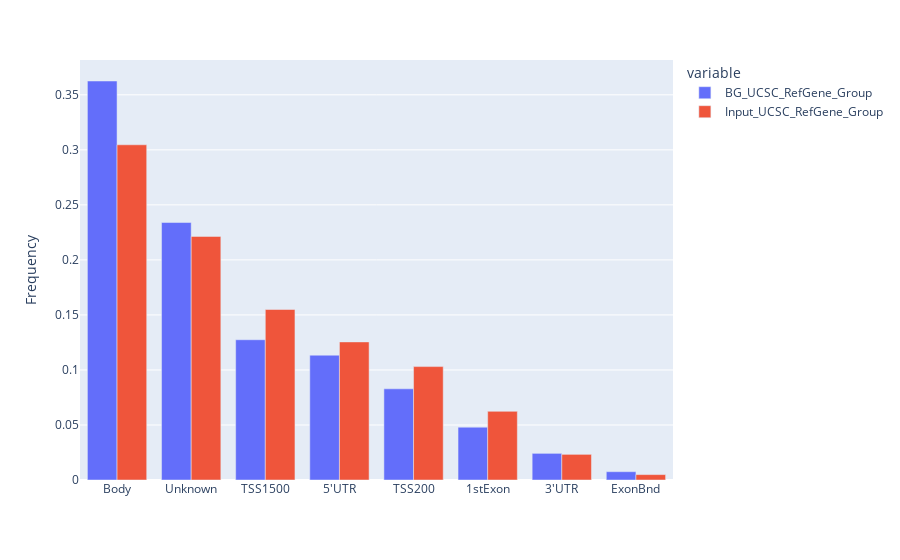
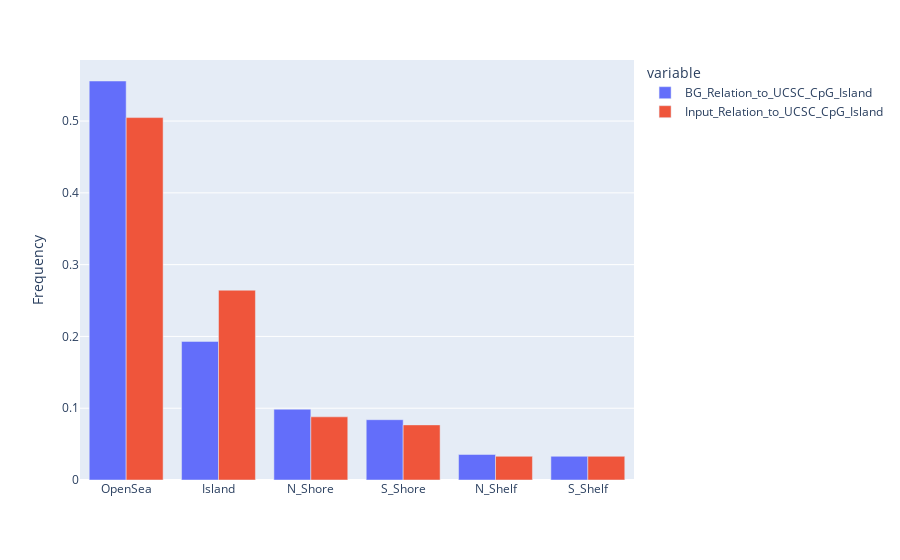
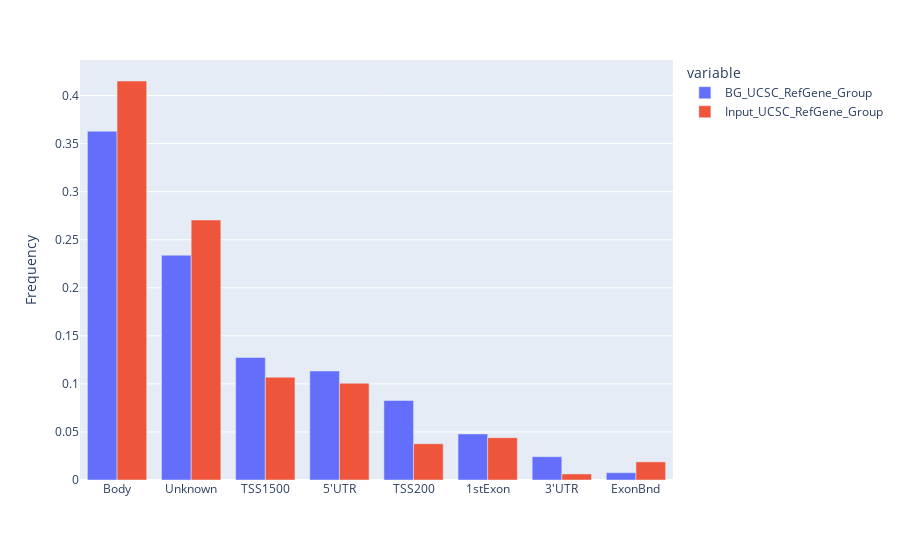
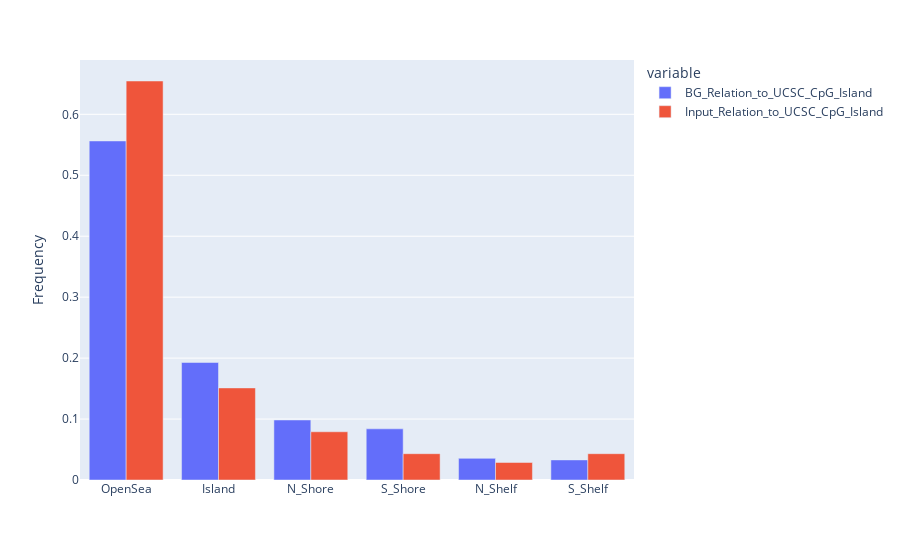

Write notebook code for charts like these, in order.
### Code cell
for bg, report, name in data:
    print(name)
    bg = pd.read_csv(bg, index_col=0)
    report = pd.read_csv(report, index_col=0)
    report = extract(report)
    print("Len: ", len(report))

    ea = EnrichmentAnalysis(
        mynorm=bg,
        report=report,
        manifest_path="../data/Additional/EPIC/MethylationEPIC_v-1-0_B4.csv",
    )
    ea.prepare_bg()
    ea.calculate_frequency()
    ea.estimate_fc()
    ea.vis()

    print("#" * 100)

### Figure 1 — Plotly figure (JSON) as saved in the notebook; plotly's stock layout.template omitted (floating-point values rounded to 4 significant figures)
{"data": [{"alignmentgroup": "True", "hovertemplate": "variable=BG_UCSC_RefGene_Group<br>index=%{x}<br>value=%{y}<extra></extra>", "legendgroup": "BG_UCSC_RefGene_Group", "marker": {"color": "#636efa"}, "name": "BG_UCSC_RefGene_Group", "offsetgroup": "BG_UCSC_RefGene_Group", "orientation": "v", "showlegend": true, "textposition": "auto", "type": "bar", "x": ["Body", "Unknown", "TSS1500", "5'UTR", "TSS200", "1stExon", "3'UTR", "ExonBnd"], "xaxis": "x", "y": [0.3626, 0.234, 0.1274, 0.1134, 0.08286, 0.04799, 0.02421, 0.007551], "yaxis": "y"}, {"alignmentgroup": "True", "hovertemplate": "variable=Input_UCSC_RefGene_Group<br>index=%{x}<br>value=%{y}<extra></extra>", "legendgroup": "Input_UCSC_RefGene_Group", "marker": {"color": "#EF553B"}, "name": "Input_UCSC_RefGene_Group", "offsetgroup": "Input_UCSC_RefGene_Group", "orientation": "v", "showlegend": true, "textposition": "auto", "type": "bar", "x": ["Body", "Unknown", "TSS1500", "5'UTR", "TSS200", "1stExon", "3'UTR", "ExonBnd"], "xaxis": "x", "y": [0.3046, 0.2213, 0.1549, 0.1255, 0.103, 0.06239, 0.02331, 0.004907], "yaxis": "y"}], "layout": {"autosize": true, "barmode": "group", "legend": {"title": {"text": "variable"}, "tracegroupgap": 0}, "margin": {"t": 60}, "xaxis": {"anchor": "y", "autorange": true, "domain": [0, 1], "range": [-0.5, 7.5], "title": {"text": ""}, "type": "category"}, "yaxis": {"anchor": "x", "autorange": true, "domain": [0, 1], "range": [0, 0.3816], "title": {"text": "Frequency"}, "type": "linear"}}}

### Figure 2 — Plotly figure (JSON) as saved in the notebook; plotly's stock layout.template omitted (floating-point values rounded to 4 significant figures)
{"data": [{"alignmentgroup": "True", "hovertemplate": "variable=BG_Relation_to_UCSC_CpG_Island<br>index=%{x}<br>value=%{y}<extra></extra>", "legendgroup": "BG_Relation_to_UCSC_CpG_Island", "marker": {"color": "#636efa"}, "name": "BG_Relation_to_UCSC_CpG_Island", "offsetgroup": "BG_Relation_to_UCSC_CpG_Island", "orientation": "v", "showlegend": true, "textposition": "auto", "type": "bar", "x": ["OpenSea", "Island", "N_Shore", "S_Shore", "N_Shelf", "S_Shelf"], "xaxis": "x", "y": [0.5558, 0.1931, 0.09854, 0.08401, 0.03555, 0.033], "yaxis": "y"}, {"alignmentgroup": "True", "hovertemplate": "variable=Input_Relation_to_UCSC_CpG_Island<br>index=%{x}<br>value=%{y}<extra></extra>", "legendgroup": "Input_Relation_to_UCSC_CpG_Island", "marker": {"color": "#EF553B"}, "name": "Input_Relation_to_UCSC_CpG_Island", "offsetgroup": "Input_Relation_to_UCSC_CpG_Island", "orientation": "v", "showlegend": true, "textposition": "auto", "type": "bar", "x": ["OpenSea", "Island", "N_Shore", "S_Shore", "N_Shelf", "S_Shelf"], "xaxis": "x", "y": [0.5049, 0.2644, 0.08799, 0.07678, 0.03299, 0.03299], "yaxis": "y"}], "layout": {"autosize": true, "barmode": "group", "legend": {"title": {"text": "variable"}, "tracegroupgap": 0}, "margin": {"t": 60}, "xaxis": {"anchor": "y", "autorange": true, "domain": [0, 1], "range": [-0.5, 5.5], "title": {"text": ""}, "type": "category"}, "yaxis": {"anchor": "x", "autorange": true, "domain": [0, 1], "range": [0, 0.5851], "title": {"text": "Frequency"}, "type": "linear"}}}

### Figure 3 — Plotly figure (JSON) as saved in the notebook; plotly's stock layout.template omitted (floating-point values rounded to 4 significant figures)
{"data": [{"alignmentgroup": "True", "hovertemplate": "variable=BG_UCSC_RefGene_Group<br>index=%{x}<br>value=%{y}<extra></extra>", "legendgroup": "BG_UCSC_RefGene_Group", "marker": {"color": "#636efa"}, "name": "BG_UCSC_RefGene_Group", "offsetgroup": "BG_UCSC_RefGene_Group", "orientation": "v", "showlegend": true, "textposition": "auto", "type": "bar", "x": ["Body", "Unknown", "TSS1500", "5'UTR", "TSS200", "1stExon", "3'UTR", "ExonBnd"], "xaxis": "x", "y": [0.3629, 0.2338, 0.1274, 0.1134, 0.08274, 0.04794, 0.02422, 0.007561], "yaxis": "y"}, {"alignmentgroup": "True", "hovertemplate": "variable=Input_UCSC_RefGene_Group<br>index=%{x}<br>value=%{y}<extra></extra>", "legendgroup": "Input_UCSC_RefGene_Group", "marker": {"color": "#EF553B"}, "name": "Input_UCSC_RefGene_Group", "offsetgroup": "Input_UCSC_RefGene_Group", "orientation": "v", "showlegend": true, "textposition": "auto", "type": "bar", "x": ["Body", "Unknown", "TSS1500", "5'UTR", "TSS200", "1stExon", "3'UTR", "ExonBnd"], "xaxis": "x", "y": [0.4151, 0.2704, 0.1069, 0.1006, 0.03774, 0.04403, 0.006289, 0.01887], "yaxis": "y"}], "layout": {"autosize": true, "barmode": "group", "legend": {"title": {"text": "variable"}, "tracegroupgap": 0}, "margin": {"t": 60}, "xaxis": {"anchor": "y", "autorange": true, "domain": [0, 1], "range": [-0.5, 7.5], "title": {"text": ""}, "type": "category"}, "yaxis": {"anchor": "x", "autorange": true, "domain": [0, 1], "range": [0, 0.4369], "title": {"text": "Frequency"}, "type": "linear"}}}

### Figure 4 — Plotly figure (JSON) as saved in the notebook; plotly's stock layout.template omitted (floating-point values rounded to 4 significant figures)
{"data": [{"alignmentgroup": "True", "hovertemplate": "variable=BG_Relation_to_UCSC_CpG_Island<br>index=%{x}<br>value=%{y}<extra></extra>", "legendgroup": "BG_Relation_to_UCSC_CpG_Island", "marker": {"color": "#636efa"}, "name": "BG_Relation_to_UCSC_CpG_Island", "offsetgroup": "BG_Relation_to_UCSC_CpG_Island", "orientation": "v", "showlegend": true, "textposition": "auto", "type": "bar", "x": ["OpenSea", "Island", "N_Shore", "S_Shore", "N_Shelf", "S_Shelf"], "xaxis": "x", "y": [0.5563, 0.1928, 0.09846, 0.08395, 0.03553, 0.03296], "yaxis": "y"}, {"alignmentgroup": "True", "hovertemplate": "variable=Input_Relation_to_UCSC_CpG_Island<br>index=%{x}<br>value=%{y}<extra></extra>", "legendgroup": "Input_Relation_to_UCSC_CpG_Island", "marker": {"color": "#EF553B"}, "name": "Input_Relation_to_UCSC_CpG_Island", "offsetgroup": "Input_Relation_to_UCSC_CpG_Island", "orientation": "v", "showlegend": true, "textposition": "auto", "type": "bar", "x": ["OpenSea", "Island", "N_Shore", "S_Shore", "N_Shelf", "S_Shelf"], "xaxis": "x", "y": [0.6547, 0.1511, 0.07914, 0.04317, 0.02878, 0.04317], "yaxis": "y"}], "layout": {"autosize": true, "barmode": "group", "legend": {"title": {"text": "variable"}, "tracegroupgap": 0}, "margin": {"t": 60}, "xaxis": {"anchor": "y", "autorange": true, "domain": [0, 1], "range": [-0.5, 5.5], "title": {"text": ""}, "type": "category"}, "yaxis": {"anchor": "x", "autorange": true, "domain": [0, 1], "range": [0, 0.6891], "title": {"text": "Frequency"}, "type": "linear"}}}
